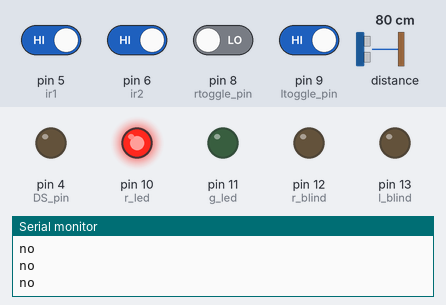
Simulated run of this sketch. Board: Arduino Uno, built with avr-gcc and run on an emulated ATmega328P. Shown: output pins drawn as LEDs (lit = HIGH), the last lines printed to the serial monitor. The test bench sets the inputs (shaded band); at power-on: pin 5 (ir1), pin 6 (ir2), pin 9 (ltoggle_pin) HIGH, pin 8 (rtoggle_pin) LOW, distance to the obstacle 80 cm. The echo pulse lasts 58.3 µs per cm.

Above: at 1.3 s.
1.4 s: pin 5 (ir1) driven LOW
At 2.1 s:
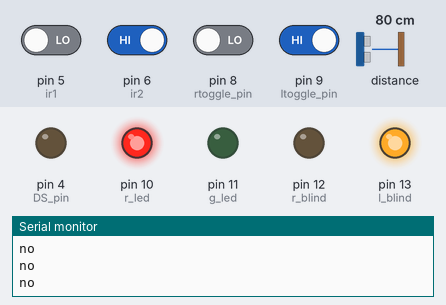
3.1 s: pin 5 (ir1) driven HIGH
At 4.4 s:
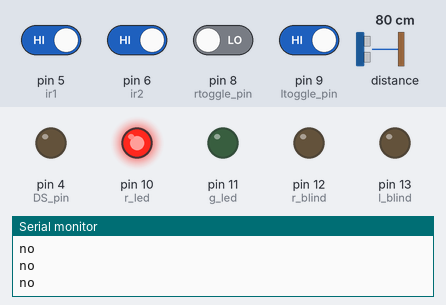
4.7 s: pin 6 (ir2) driven LOW
At 5.7 s:
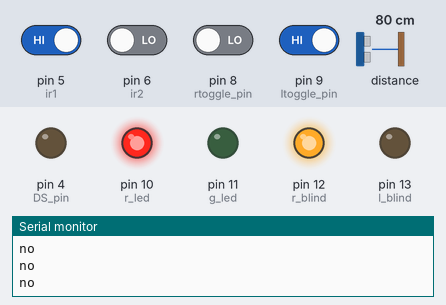
6.3 s: pin 6 (ir2) driven HIGH
At 6.9 s:
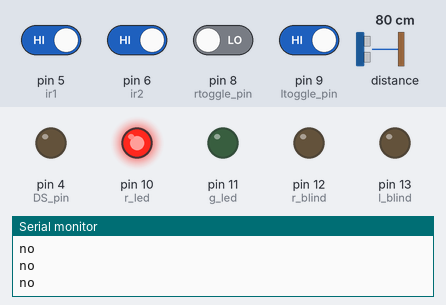
Timing chart, 0 to 8.9 s (numbered marks = the images above; inputs shaded):
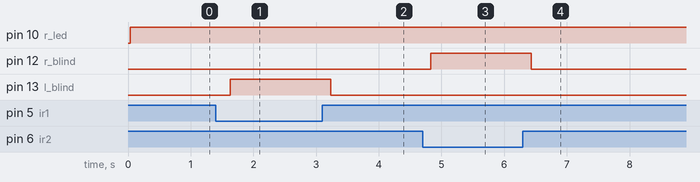

The sketch:

MAIN.ino
```cpp
//tested verified,but to be fine tuned
#include <Wire.h>
#include <Adafruit_VL53L0X.h>


#define DS_pin 4
#define STCP_pin 3
#define SHCP_pin 2

#define ir1 5 //left
#define ir2 6 //right

#define cam_pin 1

#define rtoggle_pin 8
#define ltoggle_pin 9

#define r_led 10
#define g_led 11

#define r_blind 12
#define l_blind 13

// #define trigger_pin 12
// #define eco_pin 13

Adafruit_VL53L0X lox = Adafruit_VL53L0X();

int dec_digits  [10] {126,123,127,112,95,91,51,121,109,48};

//active low
int error = 0;
int n_error = 1;

int toggle_time= 10;
int toggle_time2=7;

int threshold_distance=50;

void setup()
{
  Serial.begin(9600);
  pinMode(ir1,INPUT);
   pinMode(ir2,INPUT);
  pinMode(cam_pin,INPUT);
  pinMode(rtoggle_pin,INPUT);
  pinMode(ltoggle_pin,INPUT);
  pinMode(r_led,OUTPUT);
  pinMode(g_led,OUTPUT);
  pinMode(DS_pin,OUTPUT);
  pinMode(STCP_pin,OUTPUT);
  pinMode(SHCP_pin,OUTPUT);
  pinMode(r_blind,OUTPUT);
  pinMode(l_blind,OUTPUT);
  // pinMode(trigger_pin,OUTPUT);
  // pinMode(eco_pin,INPUT);

  if (!lox.begin())
  {
    Serial.println(F("Failed to boot VL53L0X"));
    while (1);
  }
  Serial.println(F("VL53L0X ready!"));

  digitalWrite(g_led,LOW);
  digitalWrite(r_led,LOW);
  digitalWrite(r_blind,LOW);
  digitalWrite(l_blind,LOW);
}

void loop()
{
  // digitalWrite(trigger_pin, LOW);
  // delayMicroseconds(2);
  // digitalWrite(trigger_pin, HIGH);
  // delayMicroseconds(10);
  // digitalWrite(trigger_pin, LOW);
  // long duration = pulseIn(eco_pin, HIGH);
  // float distance = duration * 0.034 / 2;
  // Serial.print("Distance: ");
  // Serial.print(distance);
  // Serial.println(" cm");

  int ir1_out=digitalRead(ir1);
  // Serial.println("ir1-");
  // Serial.println(ir1_out);

  int ir2_out=digitalRead(ir2);
  // Serial.println("ir2-");
  // Serial.println(ir2_out);

  int cam_out=digitalRead(cam_pin);
  // Serial.println("cam_pin");
  // Serial.println(cam_pin);

  int rtoggle_out=digitalRead(rtoggle_pin);
  // Serial.println("rtoggle");
  // Serial.println(rtoggle_out);

  int ltoggle_out=digitalRead(ltoggle_pin);
  // Serial.println("ltoggle");
  // Serial.println(ltoggle_out);


  VL53L0X_RangingMeasurementData_t measure;
  lox.rangingTest(&measure, false); // pass in 'true' to get debug data printout!
  float distance =measure.RangeMilliMeter;
  // if (measure.RangeStatus != 4) {  // phase failures have incorrect data
  //   Serial.print(F("Distance (mm): "));
  //   Serial.println(measure.RangeMilliMeter);
  // } else {
  //   Serial.println(F("Out of range"));
  // }e
  //when all clear
  if(ir1_out==error)
  {
    digitalWrite(l_blind,HIGH);
    digitalWrite(r_blind,LOW);
  }
  else if(ir2_out==error)
  {
    digitalWrite(r_blind,HIGH);
    digitalWrite(l_blind,LOW);
  }
  else
  {
  digitalWrite(r_blind,LOW);
  digitalWrite(l_blind,LOW);
  }
  if(cam_out==n_error && ir1_out==n_error && ir2_out==n_error && distance>=threshold_distance)
  {
    if(ltoggle_out==error && rtoggle_out==error)
    {
      digitalWrite(g_led,HIGH);
      digitalWrite(r_led,LOW);
      Serial.println("yess");
      display();
    }
    else
    {
      digitalWrite(r_led,HIGH);
      digitalWrite(g_led,LOW);
      Serial.println("no");
    }
  }
  else
  {
    digitalWrite(r_led,HIGH);
    digitalWrite(g_led,LOW);
    Serial.println("no");
  }
 delay(500);
}

void display()
{
  // for (int j=0;j<toggle_time;j++)
  // {
    for (int i=0;i<toggle_time;i++)
    {
      int rtoggle_out=digitalRead(rtoggle_pin);
      int ltoggle_out=digitalRead(ltoggle_pin);
       VL53L0X_RangingMeasurementData_t measure;
  lox.rangingTest(&measure, false); // pass in 'true' to get debug data printout!
  long distance =measure.RangeMilliMeter;
  int ir1_out=digitalRead(ir1);
  int ir2_out=digitalRead(ir2);
  int cam_out=digitalRead(cam_pin);
      if(cam_out==error || ir1_out==error || ir2_out==error || distance<=threshold_distance || ltoggle_out==n_error || rtoggle_out==n_error )
      {
        Serial.println("no");
        break;
      }
      digitalWrite(STCP_pin,LOW);
      shiftOut(DS_pin, SHCP_pin, LSBFIRST,dec_digits[i]);
      shiftOut(DS_pin, SHCP_pin, LSBFIRST,dec_digits[0]);
      digitalWrite(STCP_pin,  HIGH);
      delay(1000);
    }
  // }
}
```

Measured:
- after the input at 1.4 s, pin 13 (l_blind): LOW → HIGH after 0.23 s
- after the input at 3.1 s, pin 13 (l_blind): HIGH → LOW after 0.13 s
- after the input at 4.7 s, pin 12 (r_blind): LOW → HIGH after 0.13 s
- after the input at 6.3 s, pin 12 (r_blind): HIGH → LOW after 0.13 s
